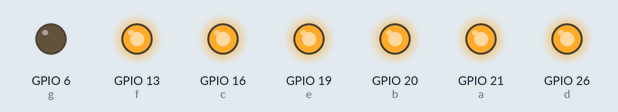
A program run on a simulated Raspberry Pi (BCM pin numbers). Shown: output pins drawn as LEDs (lit = HIGH).

Above: at 0.5 s.
At 2.5 s:
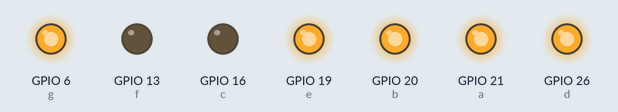
At 4.5 s:
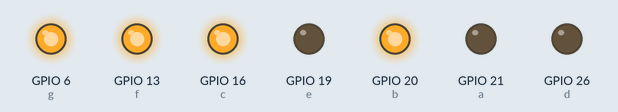
At 9.5 s:
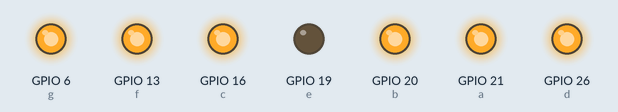
At 14.5 s:
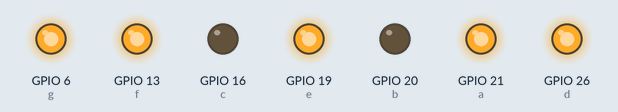
At 19.5 s:
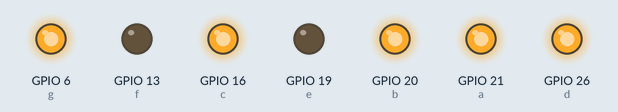
Timing chart, 0 to 20.8 s (numbered marks = the images above):
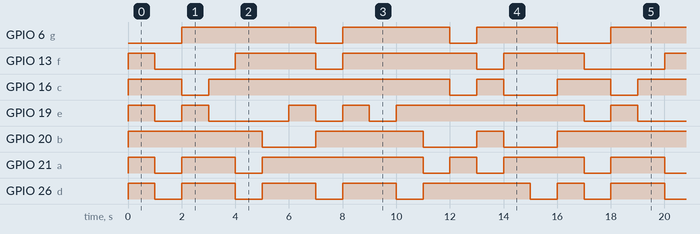

The program:

gpio.py
```python
import RPi.GPIO as GPIO
import time

def main():
    GPIO.setmode(GPIO.BCM)
    a=21
    b=20
    c=16
    d=26
    e=19
    f=13
    g=6
    GPIO.setup(a, GPIO.OUT)
    GPIO.setup(b, GPIO.OUT)
    GPIO.setup(c, GPIO.OUT)
    GPIO.setup(d, GPIO.OUT)
    GPIO.setup(e, GPIO.OUT)
    GPIO.setup(f, GPIO.OUT)
    GPIO.setup(g, GPIO.OUT)
    while True:
        for i in range (16):
            if i ==0:
                GPIO.output(a,1 )
                GPIO.output(b,1 )
                GPIO.output(c,1 )
                GPIO.output(d,1 )
                GPIO.output(e,1 )
                GPIO.output(f,1 )
                GPIO.output(g,0 )
                time.sleep(1)
            elif i==1:
                GPIO.output(a,0 )
                GPIO.output(b,1 )
                GPIO.output(c,1 )
                GPIO.output(d,0 )
                GPIO.output(e,0 )
                GPIO.output(f,0 )
                GPIO.output(g,0 )
                time.sleep(1)
            elif i==2:
                GPIO.output(a,1 )
                GPIO.output(b,1 )
                GPIO.output(c,0 )
                GPIO.output(d,1 )
                GPIO.output(e,1 )
                GPIO.output(f,0 )
                GPIO.output(g,1 )
                time.sleep(1)
            elif i==3:
                GPIO.output(a,1 )
                GPIO.output(b,1 )
                GPIO.output(c,1 )
                GPIO.output(d,1 )
                GPIO.output(e,0 )
                GPIO.output(f,0 )
                GPIO.output(g,1 )
                time.sleep(1)
            elif i==4:
                GPIO.output(a,0 )
                GPIO.output(b,1 )
                GPIO.output(c,1 )
                GPIO.output(d,0 )
                GPIO.output(e,0 )
                GPIO.output(f,1 )
                GPIO.output(g,1 )
                time.sleep(1)
            elif i==5:
                GPIO.output(a,1 )
                GPIO.output(b,0 )
                GPIO.output(c,1 )
                GPIO.output(d,1 )
                GPIO.output(e,0 )
                GPIO.output(f,1 )
                GPIO.output(g,1 )
                time.sleep(1)
            elif i==6:
                GPIO.output(a,1 )
                GPIO.output(b,0 )
                GPIO.output(c,1 )
                GPIO.output(d,1 )
                GPIO.output(e,1 )
                GPIO.output(f,1 )
                GPIO.output(g,1 )
                time.sleep(1)
            elif i==7:
                GPIO.output(a,1 )
                GPIO.output(b,1 )
                GPIO.output(c,1 )
                GPIO.output(d,0 )
                GPIO.output(e,0 )
                GPIO.output(f,0 )
                GPIO.output(g,0 )
                time.sleep(1)
            elif i==8:
                GPIO.output(a,1 )
                GPIO.output(b,1 )
                GPIO.output(c,1 )
                GPIO.output(d,1 )
                GPIO.output(e,1 )
                GPIO.output(f,1 )
                GPIO.output(g,1 )
                time.sleep(1)
            elif i==9:
                GPIO.output(a,1 )
                GPIO.output(b,1 )
                GPIO.output(c,1 )
                GPIO.output(d,1 )
                GPIO.output(e,0 )
                GPIO.output(f,1 )
                GPIO.output(g,1 )
                time.sleep(1)
            elif i==10:#A
                GPIO.output(a,1 )
                GPIO.output(b,1 )
                GPIO.output(c,1 )
                GPIO.output(d,0 )
                GPIO.output(e,1 )
                GPIO.output(f,1 )
                GPIO.output(g,1 )
                time.sleep(1)
            elif i==11:#B
                GPIO.output(a,0 )
                GPIO.output(b,0 )
                GPIO.output(c,1 )
                GPIO.output(d,1 )
                GPIO.output(e,1 )
                GPIO.output(f,1 )
                GPIO.output(g,1 )
                time.sleep(1)
            elif i==12:#C
                GPIO.output(a,1 )
                GPIO.output(b,0 )
                GPIO.output(c,0 )
                GPIO.output(d,1 )
                GPIO.output(e,1 )
                GPIO.output(f,1 )
                GPIO.output(g,0 )
                time.sleep(1)
            elif i==13:#D
                GPIO.output(a,0 )
                GPIO.output(b,1 )
                GPIO.output(c,1 )
                GPIO.output(d,1 )
                GPIO.output(e,1 )
                GPIO.output(f,0 )
                GPIO.output(g,1 )
                time.sleep(1)
            elif i==14:#E
                GPIO.output(a,1 )
                GPIO.output(b,0 )
                GPIO.output(c,0 )
                GPIO.output(d,1 )
                GPIO.output(e,1 )
                GPIO.output(f,1 )
                GPIO.output(g,1 )
                time.sleep(1)
            elif i==15:#F
                GPIO.output(a,1 )
                GPIO.output(b,0 )
                GPIO.output(c,0 )
                GPIO.output(d,0 )
                GPIO.output(e,1 )
                GPIO.output(f,1 )
                GPIO.output(g,1 )
                time.sleep(1)

main()
```

Measured:
- by itself, GPIO 6 (g): repeats every 16.0 s: LOW 1.0 s, HIGH 4.0 s, LOW 1.0 s, HIGH 3.0 s, LOW 2.0 s, HIGH 5.0 s
- by itself, GPIO 13 (f): repeats every 16.0 s: LOW 3.0 s, HIGH 3.0 s, LOW 1.0 s, HIGH 5.0 s, LOW 1.0 s, HIGH 3.0 s
- by itself, GPIO 16 (c): repeats every 16.0 s: LOW 1.0 s, HIGH 9.0 s, LOW 1.0 s, HIGH 1.0 s, LOW 2.0 s, HIGH 2.0 s
- by itself, GPIO 19 (e): repeats every 16.0 s: LOW 1.0 s, HIGH 1.0 s, LOW 3.0 s, 2 × (HIGH 1.0 s, LOW 1.0 s), HIGH 7.0 s
- by itself, GPIO 20 (b): repeats every 16.0 s: LOW 2.0 s, HIGH 4.0 s, LOW 2.0 s, HIGH 1.0 s, LOW 2.0 s, HIGH 5.0 s
- by itself, GPIO 21 (a): repeats every 16.0 s: LOW 1.0 s, HIGH 2.0 s, LOW 1.0 s, HIGH 6.0 s, LOW 1.0 s, HIGH 1.0 s, LOW 1.0 s, HIGH 3.0 s
- by itself, GPIO 26 (d): repeats every 16.0 s: 3 × (LOW 1.0 s, HIGH 2.0 s), LOW 1.0 s, HIGH 4.0 s, LOW 1.0 s, HIGH 1.0 s
